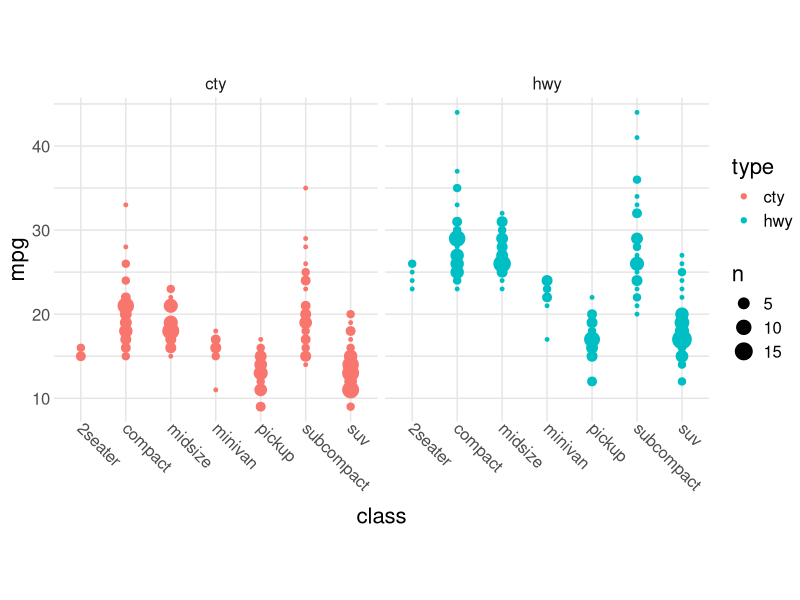

R code for this plot:
## ---- chunk 1
library(tidyverse)

theme_common <- function() {
  theme_minimal() %+replace%
  theme(
    axis.text.x = element_text(size = 12),
    axis.text.y = element_text(size = 12),
    axis.title.x = element_text(margin = margin(4, 4, 4, 4), size = 16),
    axis.title.y = element_text(margin = margin(4, 4, 4, 4), size = 16, angle = 90),

    legend.title = element_text(size = 16),
    legend.text = element_text(size = 12),

    strip.text.x = element_text(size = 12),
    strip.text.y = element_text(size = 12),

    panel.grid.major = element_line(color = "grey90"),
    panel.grid.minor = element_line(color = "grey90"),

    aspect.ratio = 4 / 4,
    plot.margin   = unit(c(t = +0, b = +0, r = +0, l = +0), "cm")
  )
}
## ---- chunk 2
mpg %>%
  pivot_longer(
    cty:hwy,
    names_to = "type",
    values_to = "mpg",
  ) %>%

  ggplot(aes(class, mpg, color = type)) +
  geom_count(position = position_dodge(width = 0.5)) +
  ## Tail
  facet_grid(~type) +
  ## Use of theme
  theme_common() +
  theme(axis.text.x = element_text(angle = 315, hjust = 0))
